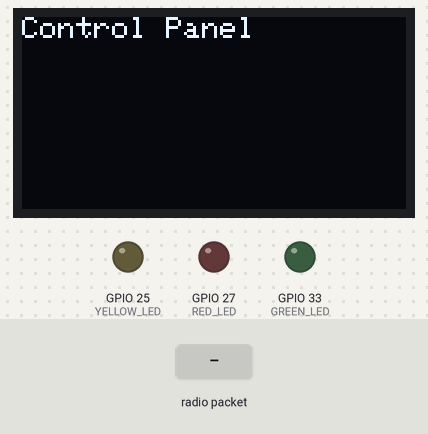
The sketch below on a simulated ESP32. Shown: 128×64 one-colour display, output pins drawn as LEDs (lit = HIGH). Dashed ring = blinking. The inputs (shaded band) are chosen by the test bench. WiFi joins after 1.5 s; servers stay silent unless stated; no radio packets arrive unless stated; what the sketch prints to the serial monitor is not drawn.

Above: at 1.1 s.
At 5.8 s:
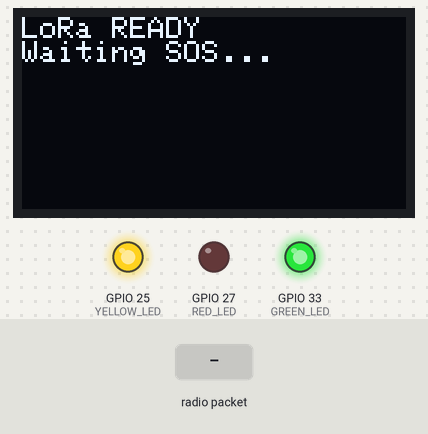
5.9 s: radio packet "SOS" arrives
At 6.1 s:
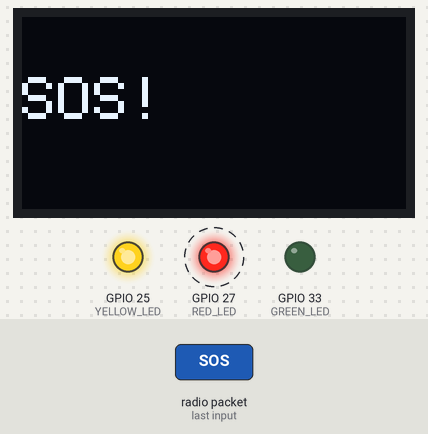
7.7 s: radio packet "1" arrives
At 8.7 s:
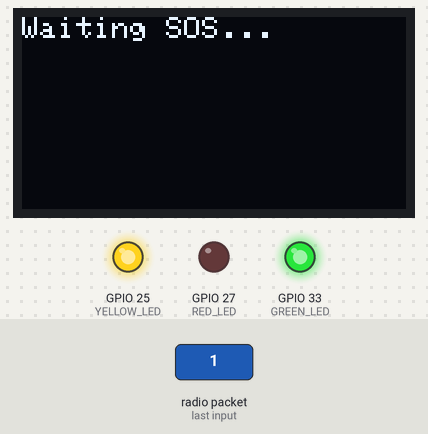
Timing chart, 0 to 10.7 s (numbered marks = the images above; inputs shaded):
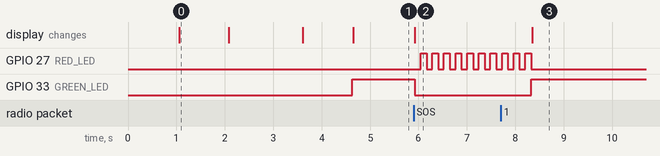

The sketch:

midway_original.ino
```cpp
#include <SPI.h>
#include <LoRa.h>
#include <WiFi.h>
#include <HTTPClient.h>
#include <Wire.h>
#include <Adafruit_GFX.h>
#include <Adafruit_SSD1306.h>

// ================= WIFI =================
const char* ssid = "Veer";
const char* password = "veer1708";

// ================= LoRa Pins =================
#define LORA_SS   5
#define LORA_RST  14
#define LORA_DIO0 26

// ================= OLED =================
#define OLED_SDA 4
#define OLED_SCL 15
#define SCREEN_WIDTH 128
#define SCREEN_HEIGHT 64
Adafruit_SSD1306 display(SCREEN_WIDTH, SCREEN_HEIGHT, &Wire, -1);

// ================= Traffic LEDs =================
#define RED_LED     27
#define YELLOW_LED  25
#define GREEN_LED   33

// =================================================

void connectWiFi() {
  WiFi.begin(ssid, password);

  Serial.print("Connecting WiFi");
  display.clearDisplay();
  display.setCursor(0,0);
  display.println("Connecting WiFi");
  display.display();

  while (WiFi.status() != WL_CONNECTED) {
    delay(500);
    Serial.print(".");
  }

  Serial.println("\nWiFi Connected");
  Serial.println(WiFi.localIP());

  display.clearDisplay();
  display.setCursor(0,0);
  display.println("WiFi Connected");
  display.display();
  delay(1000);
}

// =================================================

void setup() {

  Serial.begin(115200);
  delay(1000);

  // ===== OLED INIT FIRST =====
  Wire.begin(OLED_SDA, OLED_SCL);

  if (!display.begin(SSD1306_SWITCHCAPVCC, 0x3C)) {
    Serial.println("OLED INIT FAILED");
    while (1);
  }

  display.clearDisplay();
  display.setTextColor(WHITE);
  display.setTextSize(1);
  display.setCursor(0,0);
  display.println("Control Panel");
  display.display();
  delay(1000);

  // ===== LED Setup =====
  pinMode(RED_LED, OUTPUT);
  pinMode(YELLOW_LED, OUTPUT);
  pinMode(GREEN_LED, OUTPUT);

  digitalWrite(RED_LED, LOW);
  digitalWrite(YELLOW_LED, LOW);
  digitalWrite(GREEN_LED, LOW);

  // ===== Connect WiFi =====
  connectWiFi();

  // ===== LoRa Setup =====
  SPI.begin(18, 19, 23);
  LoRa.setPins(LORA_SS, LORA_RST, LORA_DIO0);

  if (!LoRa.begin(433E6)) {
    Serial.println("LoRa INIT FAILED");

    display.clearDisplay();
    display.setCursor(0,0);
    display.println("LoRa FAILED");
    display.display();

    while (1);
  }

  LoRa.setSyncWord(0x34);
  LoRa.setSpreadingFactor(7);
  LoRa.enableCrc();

  digitalWrite(YELLOW_LED, HIGH);   // LoRa OK
  digitalWrite(GREEN_LED, HIGH);    // Normal

  display.clearDisplay();
  display.setCursor(0,0);
  display.println("LoRa READY");
  display.println("Waiting SOS...");
  display.display();

  Serial.println("System Ready");
}

// =================================================

void loop() {

  int packetSize = LoRa.parsePacket();

  if (packetSize) {

    String incoming = "";

    while (LoRa.available()) {
      incoming += (char)LoRa.read();
    }

    Serial.print("Received: ");
    Serial.println(incoming);

    if (incoming == "SOS") {

      Serial.println("SOS RECEIVED");

      display.clearDisplay();
      display.setTextSize(2);
      display.setCursor(0,20);
      display.println("SOS!");
      display.display();

      digitalWrite(GREEN_LED, LOW);


        // RED turns ON instantly
        digitalWrite(RED_LED, HIGH);

        // Fast blink 10 times
        for(int i = 0; i < 10; i++) {
          digitalWrite(RED_LED, LOW);
          delay(120);
          digitalWrite(RED_LED, HIGH);
          delay(120);
}

// Final OFF
digitalWrite(RED_LED, LOW);
      }

      digitalWrite(GREEN_LED, HIGH);

      display.clearDisplay();
      display.setTextSize(1);
      display.setCursor(0,0);
      display.println("Waiting SOS...");
      display.display();
    }
}
```

Measured:
- after the input at 5.9 s, GPIO 27 (RED_LED): alternates HIGH for 0.12 s and LOW for 0.12 s, starting after 0.15 s; GPIO 33 (GREEN_LED): HIGH → LOW at once; the display: changes at once (image 2)
- what the display in image 0 shows lasts 1.0 s, from 1.1 s to 2.1 s
